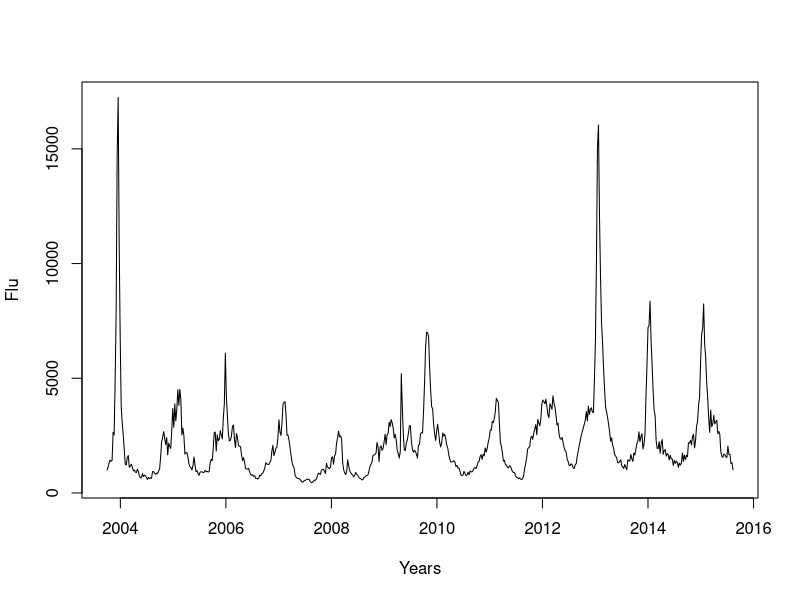
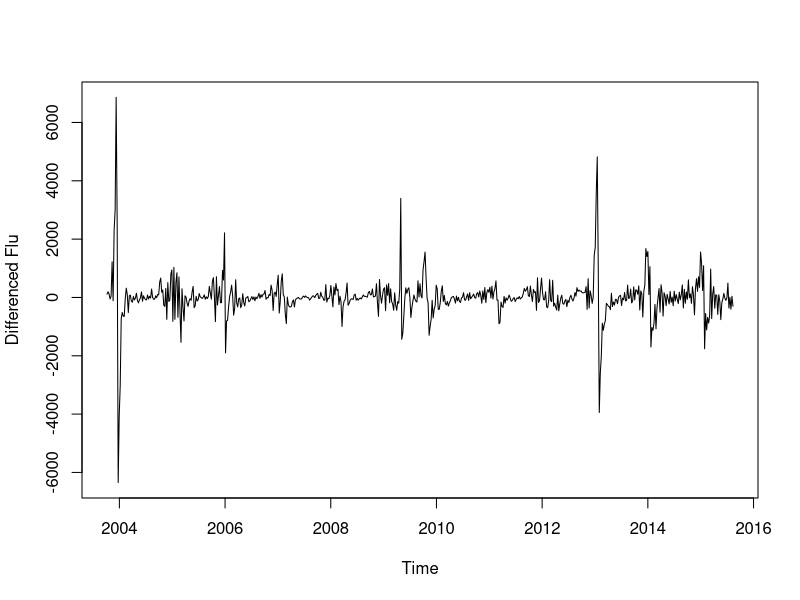
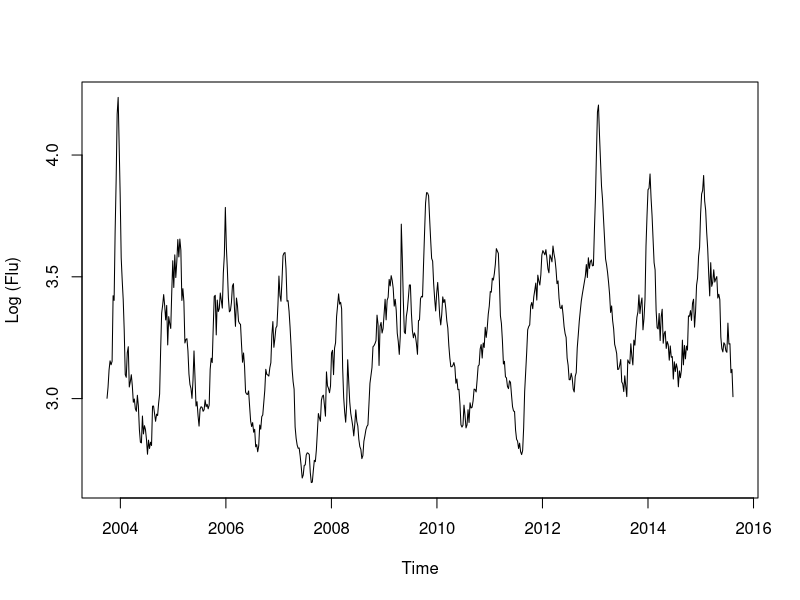
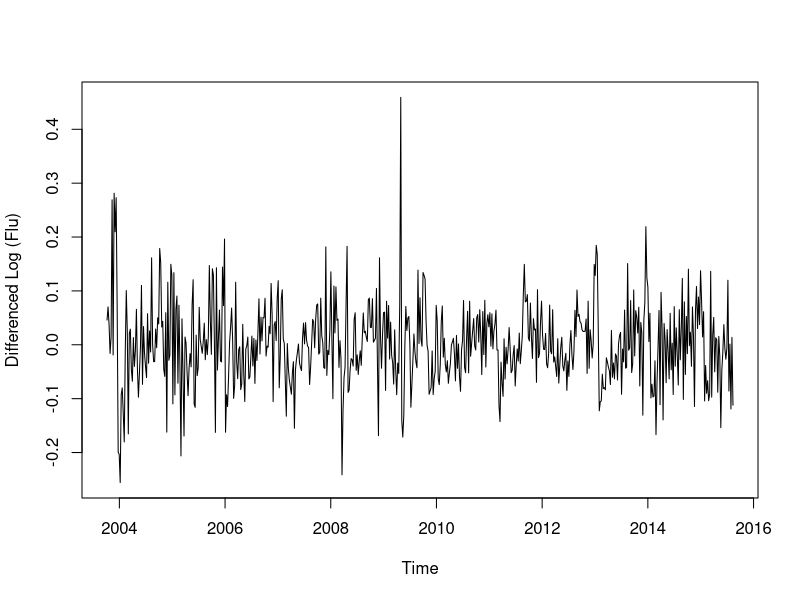
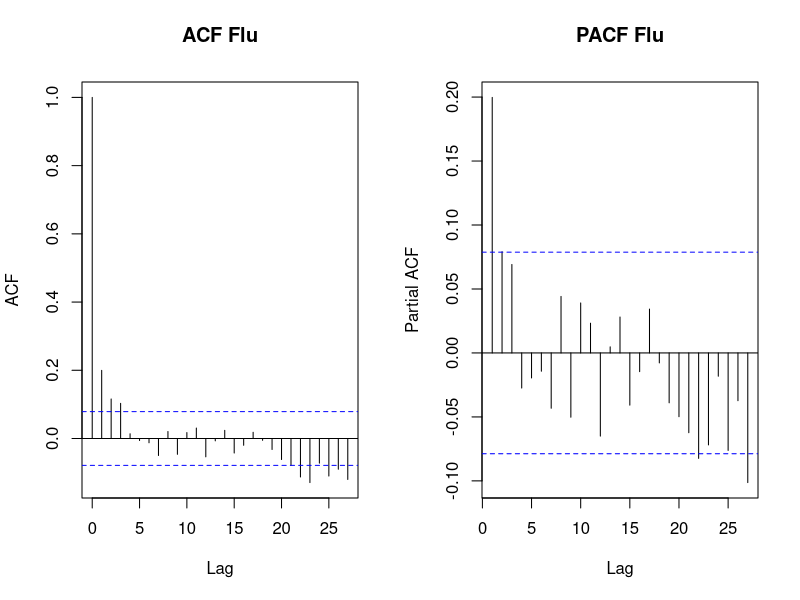

R code for these plots, in order: (Note: a time limit stopped this script after it produced the figures.)
require(forecast)
library(lubridate)
library(tidyr)

uber_dummy <- function(date, ini_date, n){
  date = as.Date(date, "%m/%d/%Y")
  date.ini = as.Date(ini_date, "%m/%d/%Y")
  
  w = as.integer(format(date, "%W"))
  y = as.integer(format(date, "%Y"))
  ini.y = as.integer(format(date.ini, "%Y"))
  ini.w = as.integer(format(date.ini, "%W"))
  start = (w-ini.w)+52*(y-ini.y)
  if (start< n){
    return(c(rep(0,start), rep(1,(n-start))))
  }
  else{
    return(rep(0,n))
  }
  
}

uber_dummy.m <- function(date, ini_date, n){
  date = as.Date(date, "%m/%d/%Y")
  date.ini = as.Date(ini_date, "%m/%d/%Y")
  
  m = as.integer(format(date, "%m"))
  y = as.integer(format(date, "%Y"))
  ini.y = as.integer(format(date.ini, "%Y"))
  ini.m = as.integer(format(date.ini, "%m"))
  start = (m-ini.m)+12*(y-ini.y)
  if (start< n){
    return(c(rep(0,start), rep(1,(n-start))))
  }
  else{
    return(rep(0,n))
  }
  
}

yearly_to_weekly <- function(x){
  
  w=rep(x[1],14)
  for( i in seq(2,12)){
    w= c(w,rep(x[i],52))
  }
  w= c(w,rep(x[13],34))
  return(w)
}


# data.flu = read.csv('data/google_trends.csv')
data.flu = read.csv('data/data_flu.csv')
# data.chi = ts(data.flu[,'Chicago..IL'], freq=365.25/7, start=2003+(245+28)/365.25)
data = ts(data.flu[,'San.Francisco..CA'], freq=365.25/7, start=2003+(245+28)/365.25)
# data.ny = ts(data.flu[,'New.York..NY'], freq=365.25/7, start=2003+(245+28)/365.25)
plot(data, xlab='Years', ylab = 'Flu')
plot(diff(data),ylab='Differenced Flu')
plot(log10(data),ylab='Log (Flu)')
plot(diff(log10(data)),ylab='Differenced Log (Flu)')

par(mfrow = c(1,2))
acf(ts(diff(log10(data))),main='ACF Flu')
pacf(ts(diff(log10(data))),main='PACF Flu')

ARIMAfit = auto.arima(log10(data), approximation=TRUE,trace=FALSE, stationary=TRUE, max.p=1, max.q=1)
summary(ARIMAfit)

par(mfrow = c(1,1))
pred = predict(ARIMAfit, n.ahead = 158)
pred
plot(data,type='l',xlim=c(2004,2018),xlab = 'Year',ylab = 'Tractor Sales')
lines(10^(pred$pred),col='blue')
lines(10^(pred$pred+2*pred$se),col='orange')
lines(10^(pred$pred-2*pred$se),col='orange')



#Linear regresion 
week = as.integer(format(as.Date(as.character(data.flu[,1]), "%m/%d/%Y"), "%W"))
month = as.integer(format(as.Date(as.character(data.flu[,1]), "%m/%d/%Y"), "%m"))
year =  as.integer(format(as.Date(as.character(data.flu[,1]), "%m/%d/%Y"), "%Y"))

data.flu$week = week
data.flu$month = month
data.flu$year = year

# ts_m = aggregate(. ~month+year, data=data.flu, FUN=sum, na.rm=TRUE,na.action=NULL)
ts_m = data.flu
# my.data <- gather(data.flu, city, flu)
# data.y <- c(data.flu[,'New.York..NY'][-1],data.flu[,'San.Francisco..CA'][-1],
            # data.flu[,'Chicago..IL'][-1],data.flu[,'Houston..TX'][-1],data.flu[,'Boston..MA'][-1],
            # data.flu[,'Philadelphia..PA'][-1])

data.y <- c(ts_m[,'New.York..NY'][-1],ts_m[,'San.Francisco..CA'][-1],
            ts_m[,'Chicago..IL'][-1], ts_m[,'Houston..TX'][-1],ts_m[,'Boston..MA'][-1],
            ts_m[,'Philadelphia..PA'][-1])
n = nrow(ts_m)
data.y2 <- c(ts_m[,'New.York..NY'][-n],ts_m[,'San.Francisco..CA'][-n],
             ts_m[,'Chicago..IL'][-n],ts_m[,'Houston..TX'][-n],ts_m[,'Boston..MA'][-n],
             ts_m[,'Philadelphia..PA'][-n])

data.week <- c(rep(week[-1],6))
data.month <- c(rep(ts_m$month[-1],6))
data.year <- c(rep(ts_m$year[-1],6))
data.city <- c(rep('NY',nrow(ts_m)-1),rep('SF',nrow(ts_m)-1),
               rep('CH',nrow(ts_m)-1),rep('HO',nrow(ts_m)-1),
               rep('BO',nrow(ts_m)-1),rep('PH',nrow(ts_m)-1)
               )
NY.ptrans = yearly_to_weekly(c(0,0,54.6,54.2,54.6,54.8,54.9,55.7,56.3,55.9,56.7,57.1,57))
CH.ptrans = yearly_to_weekly(c(0,0,25.30,25.40,26.70,26.7,26.5,26.5,27.6,26.3,27.8,28.2,28.3))
SF.ptrans = yearly_to_weekly(c(0,0,32.7,30.3,33,31.9,31.8,34.1,31.6,33.1,32.7,34,34.7))
data.ptrans <- c(NY.ptrans[-1],SF.ptrans[-1],CH.ptrans[-1], rep(0,3*619)) 
ini_date = data.flu[1+7,1]

#Uber pool
NY.pool.date = uber_dummy("12/01/14", ini_date, nrow(ts_m)-1)
SF.pool.date = uber_dummy("09/1/14", ini_date, nrow(ts_m)-1)
CH.pool.date = uber_dummy("11/17/15", ini_date, nrow(ts_m)-1)
HO.pool.date = rep(0,nrow(ts_m)-1)
BO.pool.date = uber_dummy("08/13/15", ini_date, nrow(ts_m)-1)
PH.pool.date = uber_dummy("2/10/16", ini_date, nrow(ts_m)-1)
# BU.pool.date = rep(0,nrow(data.flu))

data.uber.pool <- c(NY.pool.date,SF.pool.date,CH.pool.date,HO.pool.date,BO.pool.date,PH.pool.date)

#Uberx
NY.date = uber_dummy("09/01/13", ini_date, nrow(ts_m)-1)
SF.date = uber_dummy("01/01/13", ini_date, nrow(ts_m)-1)
CH.date = uber_dummy("04/23/13", ini_date, nrow(ts_m)-1)
HO.date = uber_dummy("05/02/14", ini_date, nrow(ts_m)-1)
BO.date = uber_dummy("08/1/13", ini_date, nrow(ts_m)-1)
PH.date = uber_dummy("5/1/14", ini_date, nrow(ts_m)-1)
# BU.date = rep(0,nrow(data.flu))

data.uber <- c(NY.date,SF.date,CH.date,HO.date,BO.date,PH.date)

matrix <- data.frame(y = data.y,
                     week = as.factor(data.week),
                     # month = as.factor(data.month),
                     year = as.factor(data.year),
                     city = as.factor(data.city),
                     uber = as.factor(data.uber),
                     pool =  as.factor(data.uber.pool),
                     ptrans = data.ptrans,
                     prev = data.y2)
 
# matrix <- data.frame(y = data[-1],
#                      week = as.factor(week[-1]),
#                      year = as.factor(year[-1]),
#                      previous = data[-length(data)],
#                      uber = uber[-1]
#                      )


model <- lm(y ~ 0  + city+ year+ week+ pool+uber+ ptrans, data = matrix)
summary(model)
smmr_1 <-summary(model)
paste("R-squared: ",
      round(smmr_1$r.squared, 3),
      ", p-value of F test: ",
      1-pf(smmr_1$fstatistic[1], smmr_1$fstatistic[2], smmr_1$fstatistic[3]))
